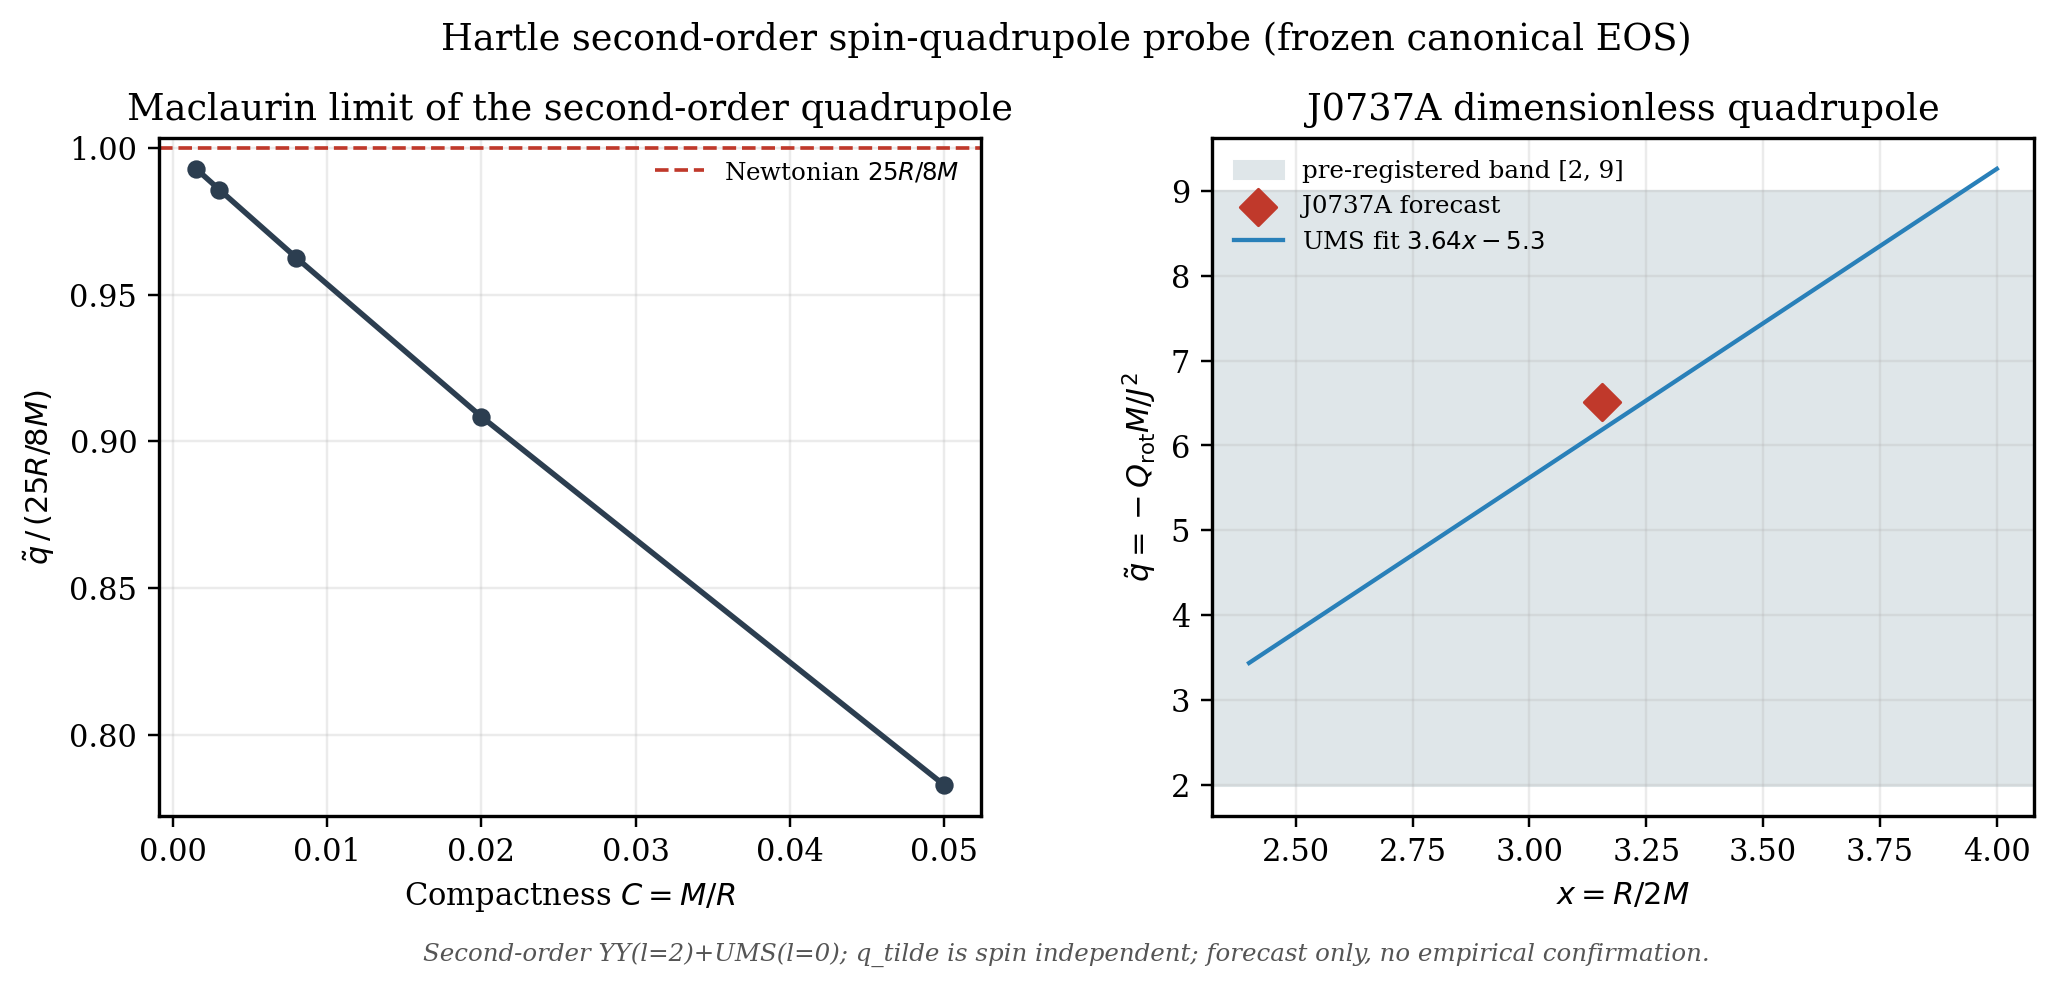

This chart was generated by the following Python code:
#!/usr/bin/env python3
r"""Independent Hartle second-order (spin-quadrupole) producer.

This closes the repository's own declared blocker: the canonical first-order
Hartle producer (:mod:`nvg_hartle_slow_rotation`) reports
``quadrupole_status = BLOCKED`` because "the repository supplies no complete
second-order Hartle equations, gauge choice, centre data, or vacuum matching
conditions".  This module supplies exactly those dependencies from primary
sources and integrates them on the frozen canonical background.

Equation provenance (all in the repository's own convention
``g_tt = -exp(nu)`` single exponent, ``exp(lambda) = (1-2m/r)^{-1}``,
``j^2 = exp(-(nu+lambda))``, ``omega_tilde = Omega - omega``):

* l = 2 interior system ``(h2, K2, m2)`` and exterior closed forms:
  Yagi & Yunes (2013), PRD 88, 023009, arXiv:1303.1528 (Eqs. m2/k2R/h2R and
  h2-ext/k2-ext/m2-ext).  Symbolically verified in ``scratch/hartle_yy_verify.py``
  (sections A/B/D: 24 checks, residuals < 1e-24).
* l = 0 interior system ``(m0, p0)`` with centre data:
  Urbanec, Miller & Stuchlik (2013), MNRAS 433, 1906, arXiv:1301.5925.
  NOTE: their printed vacuum ``v2`` exterior carries a sign error
  (``+J^2/r^4``); the correct value ``-J^2/r^4`` is used here and is the one
  consistent with their own ``dv2/dr`` equation (verify B5/B6).  Their l = 0
  system and centre data are correct as printed.
* Newtonian validation target: Maclaurin spheroid,
  ``q_tilde -> (25/8) R/M``, ``Q -> -(1/2) Omega^2 R^5`` as ``C -> 0``
  (verify E1/E2).

Method (Hartle 1967): the l = 2 interior solution is built as a particular
integral (test centre amplitude ``B_p``) plus ``kappa`` times a complementary
(homogeneous) solution (test amplitude ``B_c``).  The two constants
``kappa`` and the exterior quadrupole constant ``A`` are fixed by requiring
``h2`` and ``K2`` to be continuous with the vacuum exterior at the surface.

The dimensionless quadrupole ``q_tilde = -Q_rot M / J^2`` is the conditional
forecast. It is spin independent within the slow-rotation approximation.
Its numerical gates use convergence and matching, not the descriptive
neutron-star band or I-Q relation. The canonical finite-pressure surface is
retained; zero-pressure extrapolation and EOS uncertainty are not claimed.
The l=0 bulk contribution ``m0(R)+J^2/R^3`` is diagnostic only: nonzero surface
density requires the additional term in Reina (2015), arXiv:1503.07835 Eq. (22).
A physical mass-change forecast remains blocked pending surface/ensemble validation.
"""
from __future__ import annotations

import argparse
import hashlib
import json
import math
from functools import lru_cache
from dataclasses import dataclass
from pathlib import Path
from typing import Any, Callable, Protocol

import numpy as np
from scipy.integrate import solve_ivp
from scipy.interpolate import CubicSpline

import nvg_hartle_slow_rotation as hr
import nvg_ns_frozen_forecasts as frozen_forecast
import nvg_tidal_deformability as tidal

HERE = Path(__file__).resolve().parent
ROOT = HERE.parent
RESULT_PATH = HERE / "nvg_hartle_second_order_quadrupole_probe_results.json"
FIGURE_PATH = HERE / "nvg_hartle_second_order_quadrupole_probe.png"
SCHEMA_VERSION = "nvg_hartle_second_order_quadrupole_probe/2.0"
SOURCE_PATH = Path(__file__).resolve()
TEST_PATH = HERE / "test_hartle_second_order_quadrupole.py"
FROZEN_FORECAST_PATH = HERE / "nvg_ns_frozen_forecasts_p3s1_results.json"
FROZEN_FORECAST_SHA256 = "2c7abc805335c1ff1800bf21a2746f9e155fd9b3689e8ead90fa3f27a823943c"
CONVERGENCE_TOL = 1.0e-3
SPIN_TOL = 1.0e-4
MATCHING_TOL = 1.0e-8
STEP_LADDER = (0.05, 0.025, 0.0125)
RTOL_LADDER = (1.0e-9, 1.0e-10, 1.0e-11)
SEED_LADDER = (0.01, 0.005, 0.0025)
MACLAURIN_COMPACTNESSES = (0.05, 0.02, 0.008, 0.003, 0.0015)

# Frozen first-order J0737A target values from the predictive research ledger
# (claims[1] = ns_hartle_j0737a).  Pass-1 must reproduce these before any
# second-order number is trusted (fail closed).
LEDGER_J0737A = {
    "central_pressure_mev_fm3": 46.752078078168736,
    "mass_msun": 1.3381,
    "R_A_km": 12.466899931727045,
    "compactness": 0.15848675058116762,
    "I_A_g_cm2": 1.4856539538408488e+45,
    "Ibar_A": 14.303017715186515,
}
# Fail-closed relative tolerances for reproducing the frozen first-order state.
# The ledger values come from ``predict_j0737a``'s mass-interpolation over the
# canonical sequence; this probe reproduces them by a direct ``integrate_star``
# at the same central pressure, which agrees to ~5e-9 (9 digits).  1e-7 is far
# tighter than the ledger's own raw band (~1e-4) yet robust to that path gap.
REPRO_TOL = {
    "R_A_km": 1.0e-7,
    "compactness": 1.0e-7,
    "I_A_g_cm2": 1.0e-7,
    "Ibar_A": 1.0e-7,
}
# Pre-registered neutron-star dimensionless quadrupole band (Yagi & Yunes 2013:
# q_tilde ~ 2-9 for realistic EOS; -> 1 for a Kerr black hole).
QTILDE_BAND = (2.0, 9.0)

M_SUN_KM = hr.M_SUN_KM
K_CONV = tidal.k_conv          # MeV/fm^3 -> km^-2
INERTIA_CONV = hr.C_CGS ** 2 / hr.G_CGS * hr.KM3_TO_CM3  # km^3 -> g cm^2


# ── Legendre functions of the second kind (Condon-Shortley phase) ──────────
def _legendre_l2(x: float) -> dict[str, float]:
    r"""Return ``Q2^0``, ``Q2^1`` (Condon-Shortley) and ``Q2^2`` at ``x>1``.

    ``Q2^0 = (1/4)(3x^2-1)L - (3/2)x``, ``L = ln((x+1)/(x-1))``;
    ``Q2^1_cs = -sqrt(x^2-1) dQ2^0/dx``; ``Q2^2 = (x^2-1) d^2Q2^0/dx^2``.
    These closed forms are the ones symbolically verified in scratch
    sections A1/A2/A3 and used in the exterior matching (B4/B5).
    """
    x = float(x)
    if x <= 1.0:
        raise ValueError("Legendre Q2 argument must satisfy x = R/M - 1 > 1")
    L = math.log1p(2.0 / (x - 1.0))
    x2m1 = x * x - 1.0
    if x >= 10.0:
        # Convergent inverse-x series avoids cancellation in the weak-field
        # limit: Q2 = sum_{k>=1} 2k/[(2k+1)(2k+3)] x^(-2k-1).
        terms = [(2 * k, 2 * k + 1) for k in range(1, 17)]
        Q20 = math.fsum(a / (n * (n + 2)) * x ** (-n) for a, n in terms)
        dQ20 = -math.fsum(a / (n + 2) * x ** (-n - 1) for a, n in terms)
        d2Q20 = math.fsum(a * (n + 1) / (n + 2) * x ** (-n - 2) for a, n in terms)
    else:
        Q20 = 0.25 * (3.0 * x * x - 1.0) * L - 1.5 * x
        dQ20 = 1.5 * x * L - (3.0 * x * x - 1.0) / (2.0 * x2m1) - 1.5
        d2Q20 = 1.5 * L - 3.0 * x / x2m1 + 2.0 * x / (x2m1 * x2m1)
    Q21_cs = -math.sqrt(x2m1) * dQ20
    Q22 = x2m1 * d2Q20
    return {"x": x, "L": L, "Q20": Q20, "Q21_cs": Q21_cs, "Q22": Q22}


# ── Yagi-Yunes I-Q universal relation (non-authoritative cross-check) ───────
# ln(Ibar) = a + b ln(Qbar) + c (ln Qbar)^2 + d (ln Qbar)^3 + e (ln Qbar)^4
# Coefficients: Yagi & Yunes (2013) PRD 88 023009, Table II (row Ibar-Qbar) and
# Eq. (fit).  Qbar == -Q_rot M/S^2 == q_tilde (their Eq. bar-Q).  This relation
# is EOS independent only at the O(1%) level and is used strictly as a
# corroboration overlay, never as a substitute producer or authority.
YY_IQ_FIT = {"a": 1.35, "b": 0.697, "c": -0.143, "d": 9.94e-2, "e": -1.24e-2}


def yy_iq_ibar(qbar: float) -> float:
    r"""Return the universal-relation ``Ibar`` predicted for a given ``Qbar``."""
    L = math.log(float(qbar))
    lnI = (YY_IQ_FIT["a"] + YY_IQ_FIT["b"] * L + YY_IQ_FIT["c"] * L ** 2
           + YY_IQ_FIT["d"] * L ** 3 + YY_IQ_FIT["e"] * L ** 4)
    return math.exp(lnI)


# ── Background providers ────────────────────────────────────────────────────
class Background(Protocol):
    r"""Interior background fields on ``[r0, R]`` in geometric km units.

    Provides mass ``m`` [km], pressure/energy density ``p``, ``eps`` [km^-2],
    ``d eps / d P`` [dimensionless], the surface-matched ``exp(-nu)``,
    ``j^2 = exp(-(nu+lambda))``, and the normalised frame drag ``omega_tilde``
    [km^-1] with its radial derivative.
    """

    radius_km: float
    mass_km: float
    eps_c: float
    p_c: float
    dedp_c: float
    enu_inv_c: float

    def m(self, r: float) -> float: ...
    def p(self, r: float) -> float: ...
    def eps(self, r: float) -> float: ...
    def dedp(self, r: float) -> float: ...
    def enu_inv(self, r: float) -> float: ...
    def omega(self, r: float) -> float: ...
    def domega(self, r: float) -> float: ...


@dataclass
class SplineBackground:
    """Background interpolated from a frozen first-order :class:`HartleStar`."""

    star: hr.HartleStar
    eos: tidal.EOS
    radius_km: float
    mass_km: float
    eps_c: float
    p_c: float
    dedp_c: float
    enu_inv_c: float

    def __post_init__(self) -> None:
        prof = self.star.profile
        r = np.asarray(prof["radius_km"], dtype=float)
        m_msun = np.asarray(prof["mass_msun"], dtype=float)
        p_mev = np.asarray(prof["pressure_mev_fm3"], dtype=float)
        lapse = np.asarray(prof["lapse_log_gtt"], dtype=float)
        wt = np.asarray(prof["bar_omega"], dtype=float)
        dwt = np.asarray(prof["dbar_omega_dr"], dtype=float)
        self._r0 = float(r[0])
        self._R = float(r[-1])
        self._m = CubicSpline(r, m_msun * M_SUN_KM, extrapolate=True)
        self._p = CubicSpline(r, p_mev * K_CONV, extrapolate=True)
        eps_mev = np.asarray([self.eos.get_eps(float(pp)) for pp in p_mev], dtype=float)
        self._eps = CubicSpline(r, eps_mev * K_CONV, extrapolate=True)
        self._dedp = CubicSpline(
            r, np.asarray([self.eos.get_dedp(float(pp)) for pp in p_mev], dtype=float),
            extrapolate=True,
        )
        self._enu_inv = CubicSpline(r, np.exp(-lapse), extrapolate=True)
        self._wt = CubicSpline(r, wt, extrapolate=True)
        self._dwt = CubicSpline(r, dwt, extrapolate=True)

    def _clip(self, r: float) -> float:
        return float(min(max(r, self._r0), self._R))

    def m(self, r: float) -> float:
        return float(self._m(self._clip(r)))

    def p(self, r: float) -> float:
        return float(self._p(self._clip(r)))

    def eps(self, r: float) -> float:
        return float(self._eps(self._clip(r)))

    def dedp(self, r: float) -> float:
        return float(self._dedp(self._clip(r)))

    def enu_inv(self, r: float) -> float:
        return float(self._enu_inv(self._clip(r)))

    def omega(self, r: float) -> float:
        return float(self._wt(self._clip(r)))

    def domega(self, r: float) -> float:
        return float(self._dwt(self._clip(r)))


@dataclass
class ConstantDensityBackground:
    """Analytic interior-Schwarzschild background (uniform density).

    Reuses the same analytic profile as :func:`nvg_hartle_slow_rotation.constant_density_benchmark`
    so the second-order machinery is validated against an independent closed-form
    background that reduces to the Maclaurin spheroid as ``C -> 0``.  For uniform
    density ``d eps / d P = 0`` (incompressible), so the l = 0 stiffness term
    vanishes identically.
    """

    compactness: float
    radius_km: float
    omega_c: float
    domega_c: float
    omega_prof: Callable[[float], float]
    domega_prof: Callable[[float], float]
    mass_km: float
    eps_c: float
    p_c: float
    dedp_c: float = 0.0

    def __post_init__(self) -> None:
        C = float(self.compactness)
        R = float(self.radius_km)
        M = float(self.mass_km)
        self._C, self._R, self._M = C, R, M
        self._xs = math.sqrt(1.0 - 2.0 * C)
        self._lapse_half_c = 0.5 * (3.0 * self._xs - 1.0)
        self.radius_km = R
        self.eps_c = 3.0 * M / (4.0 * math.pi * R ** 3)
        self.p_c = self.eps_c * (1.0 - self._xs) / (3.0 * self._xs - 1.0)
        self.enu_inv_c = 1.0 / self._lapse_half_c ** 2

    def _x(self, r: float) -> float:
        return math.sqrt(max(1.0 - 2.0 * self._M * r * r / self._R ** 3, 1.0e-12))

    def m(self, r: float) -> float:
        return self._M * r ** 3 / self._R ** 3

    def p(self, r: float) -> float:
        x = self._x(r)
        return self.eps_c * (x - self._xs) / (3.0 * self._xs - x)

    def eps(self, r: float) -> float:
        return self.eps_c

    def dedp(self, r: float) -> float:
        return 0.0

    def enu_inv(self, r: float) -> float:
        lapse_half = 0.5 * (3.0 * self._xs - self._x(r))
        return 1.0 / (lapse_half * lapse_half)

    def omega(self, r: float) -> float:
        return float(self.omega_prof(r))

    def domega(self, r: float) -> float:
        return float(self.domega_prof(r))


def build_constant_density_background(
    *, compactness: float = 0.05, radius_km: float = 10.0,
    rtol: float = 1.0e-11, atol: float = 1.0e-13,
) -> ConstantDensityBackground:
    """Integrate the normalised frame drag on the analytic constant-density star.

    Returns a background whose ``omega``/``domega`` are the first-order
    ``bar_omega``-normalised drag (``omega_tilde(0) = 1``), matching the
    convention used for the canonical-EOS pass-1 profile.
    """
    C = float(compactness)
    R = float(radius_km)
    M = C * R
    eps = 3.0 * M / (4.0 * math.pi * R ** 3)
    xs = math.sqrt(1.0 - 2.0 * C)

    def profile(r: float) -> tuple[float, float, float]:
        x = math.sqrt(max(1.0 - 2.0 * M * r * r / R ** 3, 1.0e-12))
        pressure = eps * (x - xs) / (3.0 * xs - x)
        f = 1.0 - 2.0 * M * r * r / R ** 3
        return pressure, x, f

    r0 = 1.0e-6
    p0, _, _ = profile(0.0)
    source = eps + p0
    omega0 = 1.0 + (8.0 * math.pi / 5.0) * source * r0 ** 2
    domega0 = (16.0 * math.pi / 5.0) * source * r0

    def rhs(r: float, y: np.ndarray) -> np.ndarray:
        pressure, _, f = profile(r)
        drag = 4.0 * math.pi * r * (eps + pressure) / f
        return np.asarray([y[1], (drag - 4.0 / r) * y[1] + 4.0 * drag / r * y[0]])

    sol = solve_ivp(
        rhs, (r0, R), np.asarray([omega0, domega0]), method="DOP853",
        rtol=rtol, atol=atol, max_step=0.01, dense_output=True,
    )
    if not sol.success:
        raise RuntimeError("constant-density frame-dragging integration failed")
    omega_c = float(sol.sol(r0)[0])
    domega_c = float(sol.sol(r0)[1])
    return ConstantDensityBackground(
        compactness=C, radius_km=R, omega_c=omega_c, domega_c=domega_c,
        omega_prof=lambda r: float(sol.sol(min(max(r, r0), R))[0]),
        domega_prof=lambda r: float(sol.sol(min(max(r, r0), R))[1]),
        mass_km=M, eps_c=eps, p_c=p0,
    )



SECOND_ORDER_SEED_RADIUS_KM = 1.0e-2


def _l2_rhs(r: float, h2: float, K2: float, bg: Background) -> tuple[float, float]:
    r"""YY (2013) l = 2 interior system for ``(h2, K2)`` with algebraic ``m2``.

    Verified in scratch sections B (vacuum S/A families) and D (centre data).
    The coupled ``(dh2/dr, dK2/dr)`` pair is solved as an explicit 2x2 system.
    """
    m = bg.m(r)
    p = bg.p(r)
    eps = bg.eps(r)
    enu_inv = bg.enu_inv(r)
    wt = bg.omega(r)
    dwt = bg.domega(r)
    f = 1.0 - 2.0 * m / r
    e_lam = 1.0 / f
    e_2lam = e_lam * e_lam
    j2 = enu_inv * f
    ehp = eps + p
    m2 = -r * f * h2 + (r ** 4 / 6.0) * j2 * (r * f * dwt * dwt + 16.0 * math.pi * r * ehp * wt * wt)
    P = (r - 3.0 * m - 4.0 * math.pi * p * r ** 3) / r ** 2 * e_lam
    Qm = (r - m + 4.0 * math.pi * p * r ** 3) / r ** 3 * e_2lam
    beta = (r - m + 4.0 * math.pi * p * r ** 3) / r * e_lam
    Y = (
        (3.0 - 4.0 * math.pi * ehp * r * r) / r * e_lam * h2
        + 2.0 / r * e_lam * K2
        + (1.0 + 8.0 * math.pi * p * r * r) / r ** 2 * e_2lam * m2
        + r ** 3 / 12.0 * enu_inv * dwt * dwt
        - (4.0 * math.pi / 3.0) * ehp * r ** 3 * wt * wt * enu_inv * e_lam
    )
    Z = P * h2 + Qm * m2
    det = beta - 1.0
    dh2 = (beta * Z - Y) / det
    dK2 = (Y - Z) / det
    return dh2, dK2


def _l0_rhs(r: float, m0: float, p0: float, bg: Background) -> tuple[float, float]:
    r"""UMS (2013) l = 0 interior system for ``(m0, p0)``.

    Verified in scratch section C (centre coefficients C2/C3 and the C4 lapse
    identity used for ``(j^2)'``).  ``d eps / d P`` is supplied by the EOS.
    """
    m = bg.m(r)
    p = bg.p(r)
    eps = bg.eps(r)
    dedp = bg.dedp(r)
    enu_inv = bg.enu_inv(r)
    wt = bg.omega(r)
    dwt = bg.domega(r)
    f = 1.0 - 2.0 * m / r
    j2 = enu_inv * f
    ehp = eps + p
    r2m = r - 2.0 * m
    # (j^2)' = -j^2 (nu' + lambda') with nu'+lambda' = 8 pi r^2 (eps+p)/(r-2m)
    dj2 = -j2 * 8.0 * math.pi * r * r * ehp / r2m
    dm0 = (
        4.0 * math.pi * r * r * ehp * dedp * p0
        + (r ** 4 / 12.0) * j2 * dwt * dwt
        - (r ** 3 / 3.0) * wt * wt * dj2
    )
    # (1/3) d/dr [ r^3 j^2 wt^2 / (r-2m) ] expanded analytically.
    N = r ** 3 * j2 * wt * wt
    dN = 3.0 * r * r * j2 * wt * wt + r ** 3 * dj2 * wt * wt + r ** 3 * j2 * 2.0 * wt * dwt
    dD = 1.0 - 8.0 * math.pi * r * r * eps
    dterm = (dN * r2m - N * dD) / (r2m * r2m)
    dp0 = (
        -m0 * (1.0 + 8.0 * math.pi * r * r * p) / (r2m * r2m)
        - 4.0 * math.pi * ehp * r * r / r2m * p0
        + (r ** 4 / 12.0) * j2 / r2m * dwt * dwt
        + dterm / 3.0
    )
    return dm0, dp0


@dataclass
class SecondOrderSolution:
    """Second-order spin observables in geometric km units (seed normalisation)."""

    radius_km: float
    mass_km: float
    J_seed_km2: float          # angular momentum of the omega_tilde seed (=I*Omega_seed)
    Omega_seed_km1: float      # omega_infinity of the seed (bar_omega(0)=1)
    A_seed_km: float           # legacy field name: A is dimensionless, not km
    kappa: float               # complementary weight applied to the particular
    Q_rot_seed_km3: float      # YY Q^rot = -S^2/M - (8/5) A M^3
    q_tilde: float             # -Q_rot M / J^2 (spin independent)
    deltaM_seed_km: float      # m0(R) + J^2/R^3
    deltaM_over_MR2Om2: float  # bulk-only dimensionless contribution -> 2/5
    Q_over_Om2R5: float        # dimensionless -> -1/2 (Newtonian)
    I_over_MR2: float          # first-order dimensionless inertia -> 2/5 (Newtonian)
    surface_state: dict[str, float]


def solve_second_order(bg: Background, *, J_seed: float, Omega_seed: float,
                       I_seed: float, rtol: float = 1.0e-10, atol: float = 1.0e-12,
                       max_step: float = 0.05, r0: float = SECOND_ORDER_SEED_RADIUS_KM) -> SecondOrderSolution:
    r"""Integrate l = 0 and l = 2 to the surface and match to the vacuum exterior."""
    R = float(bg.radius_km)
    M = float(bg.mass_km)
    if not (0.0 < r0 < R):
        raise ValueError("second-order seed radius must satisfy 0 < r0 < R")
    if not (0.0 < 2.0 * M < R):
        raise ValueError("second-order background must satisfy 0 < 2M < R")
    for name, value in {"J_seed": J_seed, "Omega_seed": Omega_seed,
                        "I_seed": I_seed, "rtol": rtol, "atol": atol,
                        "max_step": max_step}.items():
        if not math.isfinite(value) or value <= 0.0:
            raise ValueError(f"{name} must be positive and finite")
    j2c = float(bg.enu_inv_c)          # j^2 at centre = e^{-nu_c} (lambda_c = 0)
    wt_c = float(bg.omega(r0))
    dedp_c = float(bg.dedp_c)
    eps_c = float(bg.eps_c)
    p_c = float(bg.p_c)

    # l = 0 centre data (UMS C2/C3).
    p0_0 = (1.0 / 3.0) * j2c * wt_c ** 2 * r0 ** 2
    m0_0 = (4.0 * math.pi / 15.0) * (eps_c + p_c) * (dedp_c + 2.0) * j2c * wt_c ** 2 * r0 ** 5

    def rhs(r: float, y: np.ndarray) -> np.ndarray:
        dm0, dp0 = _l0_rhs(r, y[0], y[1], bg)
        dhp, dKp = _l2_rhs(r, y[2], y[3], bg)          # particular (sources on)
        dmc = _l2_rhs(r, y[4], y[5], _HomogeneousView(bg))  # complementary
        return np.asarray([dm0, dp0, dhp, dKp, dmc[0], dmc[1]])

    # l = 2 centre data: h2 = B r^2, K2 = -B r^2 with test amplitudes B = 1.
    y0 = np.asarray([m0_0, p0_0, r0 ** 2, -r0 ** 2, r0 ** 2, -r0 ** 2])
    sol = solve_ivp(
        rhs, (r0, R), y0, method="DOP853", rtol=rtol, atol=atol, max_step=max_step,
    )
    if not sol.success:
        raise RuntimeError(f"second-order integration failed: {sol.message}")
    m0_R, p0_R, h2p_R, K2p_R, h2c_R, K2c_R = (float(v) for v in sol.y[:, -1])

    # Exterior matching for (kappa, A).
    x = R / M - 1.0
    leg = _legendre_l2(x)
    Q22 = leg["Q22"]
    Gk = 2.0 * M / math.sqrt(R * (R - 2.0 * M)) * leg["Q21_cs"] - Q22
    S = float(J_seed)
    rhs1 = (1.0 + M / R) * S * S / (M * R ** 3) - h2p_R
    rhs2 = -(1.0 + 2.0 * M / R) * S * S / (M * R ** 3) - K2p_R
    det = -h2c_R * Gk + Q22 * K2c_R
    if abs(det) < 1.0e-300:
        raise RuntimeError("second-order surface matching matrix is singular")
    kappa = (-Gk * rhs1 + Q22 * rhs2) / det
    A = (h2c_R * rhs2 - rhs1 * K2c_R) / det

    Q_rot = -S * S / M - (8.0 / 5.0) * A * M ** 3
    q_tilde = -Q_rot * M / (S * S)
    deltaM = m0_R + S * S / R ** 3
    Om2 = Omega_seed ** 2
    h_int, k_int = h2p_R + kappa * h2c_R, K2p_R + kappa * K2c_R
    h_ext = (1.0 + M / R) * S * S / (M * R ** 3) + A * Q22
    k_ext = -(1.0 + 2.0 * M / R) * S * S / (M * R ** 3) + A * Gk
    h_residual = abs(h_int - h_ext) / max(abs(h_int), abs(h_ext), 1e-30)
    k_residual = abs(k_int - k_ext) / max(abs(k_int), abs(k_ext), 1e-30)
    condition = float(np.linalg.cond([[h2c_R, -Q22], [K2c_R, -Gk]]))
    # Reina (2015), arXiv:1503.07835, Eq. (22). Only a zero-pressure
    # surface permits this interpretation; the canonical star stops at Ps>0.
    surface_deltaM = 4.0 * math.pi * R ** 3 / M * (R - 2.0 * M) * bg.eps(R) * p0_R
    return SecondOrderSolution(
        radius_km=R, mass_km=M, J_seed_km2=S, Omega_seed_km1=Omega_seed,
        A_seed_km=A, kappa=kappa, Q_rot_seed_km3=Q_rot, q_tilde=q_tilde,
        deltaM_seed_km=deltaM,
        deltaM_over_MR2Om2=deltaM / (M * R * R * Om2),
        Q_over_Om2R5=Q_rot / (Om2 * R ** 5),
        I_over_MR2=I_seed / (M * R * R),
        surface_state={
            "m0_R": m0_R, "p0_R": p0_R,
            "h2_particular_R": h2p_R, "K2_particular_R": K2p_R,
            "h2_complementary_R": h2c_R, "K2_complementary_R": K2c_R,
            "legendre_Q22": Q22, "legendre_Gk": Gk, "matching_det": det,
            "matching_condition_number": condition,
            "h2_interior": h_int, "h2_exterior": h_ext,
            "K2_interior": k_int, "K2_exterior": k_ext,
            "h2_relative_residual": h_residual, "K2_relative_residual": k_residual,
            "surface_pressure_geom": bg.p(R), "surface_density_geom": bg.eps(R),
            "deltaM_bulk_seed_km": deltaM,
            "deltaM_surface_candidate_seed_km": surface_deltaM,
            "deltaM_total_candidate_seed_km": deltaM + surface_deltaM,
        },
    )


class _HomogeneousView:
    """Background wrapper that zeroes the frame-drag sources (complementary l=2)."""

    __slots__ = ("_bg",)

    def __init__(self, bg: Background) -> None:
        self._bg = bg

    def __getattr__(self, name: str) -> Any:
        return getattr(self._bg, name)

    def omega(self, r: float) -> float:
        return 0.0

    def domega(self, r: float) -> float:
        return 0.0



def background_from_star(star: hr.HartleStar, eos: tidal.EOS) -> SplineBackground:
    """Wrap a frozen first-order star into a spline second-order background."""
    prof = star.profile
    Pc = float(star.central_pressure)
    lapse = np.asarray(prof["lapse_log_gtt"], dtype=float)
    return SplineBackground(
        star=star, eos=eos,
        radius_km=float(star.radius_km),
        mass_km=float(star.mass_msun) * M_SUN_KM,
        eps_c=float(eos.get_eps(Pc)) * K_CONV,
        p_c=Pc * K_CONV,
        dedp_c=float(eos.get_dedp(Pc)),
        enu_inv_c=float(np.exp(-lapse[0])),
    )


def _seed_angular_from_background(bg: Background) -> tuple[float, float, float]:
    """Return ``(Omega_seed, I_seed, J_seed)`` from the surface drag, as in pass 1."""
    R = float(bg.radius_km)
    om_R = float(bg.omega(R))
    dom_R = float(bg.domega(R))
    Omega_seed = om_R + R * dom_R / 3.0
    I_seed = R ** 4 * dom_R / (6.0 * Omega_seed)
    return Omega_seed, I_seed, I_seed * Omega_seed


def _assert_close(label: str, got: float, want: float, rtol: float) -> None:
    denom = max(abs(want), 1.0e-300)
    if not math.isfinite(got) or not math.isfinite(want) or abs(got - want) > rtol * denom:
        raise AssertionError(
            f"fail-closed first-order drift in {label}: got {got!r}, ledger {want!r}, rtol {rtol}"
        )


def constant_density_second_order(
    *, compactness: float, radius_km: float = 10.0, r0: float = SECOND_ORDER_SEED_RADIUS_KM,
    rtol: float = 1.0e-10, atol: float = 1.0e-12,
) -> SecondOrderSolution:
    """Full second-order solve on the analytic uniform-density background."""
    bg = build_constant_density_background(compactness=compactness, radius_km=radius_km)
    Omega_seed, I_seed, J_seed = _seed_angular_from_background(bg)
    return solve_second_order(
        bg, J_seed=J_seed, Omega_seed=Omega_seed, I_seed=I_seed, rtol=rtol, atol=atol, r0=r0,
    )


def _richardson_c0(y1: float, c1: float, y2: float, c2: float) -> float:
    r"""Extrapolate ``Y(C) = Y0 + a C + O(C^2)`` to ``C -> 0`` from two points."""
    return (y1 * c2 - y2 * c1) / (c2 - c1)


def maclaurin_validation(*, radius_km: float = 10.0) -> dict[str, Any]:
    r"""Validate the second-order machinery against the Newtonian Maclaurin limit.

    As ``C -> 0`` the uniform-density relativistic star reduces to a Maclaurin
    spheroid.  The verified Newtonian targets are:

    * ``q_tilde -> (25/8) R/M``                (scratch E1)
    * ``Q_rot -> -(1/2) Omega^2 R^5``          (scratch E2)
    * ``I -> (2/5) M R^2``                     (first order; weak-field series)
    * ``delta_M -> (2/5) M R^2 Omega^2``       (l = 0; see note below)

    The ``2/5`` mass target validates ONLY the bulk integral ``m0+J^2/R^3``.
    Reina (2015), Eq. (22), requires an additional surface term when eps(R)>0.
    The pressure-preserving sequence used here has p0(0)=0; it is neither a
    fixed-baryon-number sequence nor, for incompressible matter, uniquely
    specified by fixed density alone. No total-mass Newtonian target is asserted.

    Every ratio converges only linearly in ``C``, so the ``C -> 0`` limit is
    obtained by Richardson extrapolation on the two smallest compactnesses; the
    gate is applied to the extrapolated limits and to a seed-radius refinement.
    """
    compactnesses = MACLAURIN_COMPACTNESSES
    rows: list[dict[str, Any]] = []
    for C in compactnesses:
        sol = constant_density_second_order(compactness=C, radius_km=radius_km)
        sol_fine = constant_density_second_order(
            compactness=C, radius_km=radius_km, r0=SECOND_ORDER_SEED_RADIUS_KM / 2.0,
        )
        target_q = 25.0 / 8.0 * sol.radius_km / sol.mass_km
        rows.append({
            "compactness": C,
            "R_over_M": sol.radius_km / sol.mass_km,
            "q_tilde": sol.q_tilde,
            "q_tilde_newtonian_target": target_q,
            "q_tilde_ratio": sol.q_tilde / target_q,
            "q_tilde_seed_radius_drift": abs(sol.q_tilde - sol_fine.q_tilde) / max(abs(sol.q_tilde), 1e-30),
            "Q_over_Om2R5": sol.Q_over_Om2R5,
            "Q_over_Om2R5_target": -0.5,
            "deltaM_over_MR2Om2": sol.deltaM_over_MR2Om2,
            "deltaM_over_MR2Om2_target": 0.4,
            "mass_correction_scope": "bulk_only_not_total_mass",
            "deltaM_surface_over_MR2Om2": sol.surface_state["deltaM_surface_candidate_seed_km"] / (
                sol.mass_km * sol.radius_km ** 2 * sol.Omega_seed_km1 ** 2),
            "deltaM_total_over_MR2Om2": sol.surface_state["deltaM_total_candidate_seed_km"] / (
                sol.mass_km * sol.radius_km ** 2 * sol.Omega_seed_km1 ** 2),
            "I_over_MR2": sol.I_over_MR2,
            "I_over_MR2_target": 0.4,
        })
    # Richardson extrapolation to C -> 0 from the two smallest compactnesses.
    c1, c2 = rows[-2]["compactness"], rows[-1]["compactness"]

    def _ext(key: str) -> float:
        return _richardson_c0(rows[-2][key], c1, rows[-1][key], c2)

    limits = {
        "q_tilde_ratio_C0": _ext("q_tilde_ratio"),
        "Q_over_Om2R5_C0": _ext("Q_over_Om2R5"),
        "deltaM_over_MR2Om2_C0": _ext("deltaM_over_MR2Om2"),
        "I_over_MR2_C0": _ext("I_over_MR2"),
    }
    tol = {"q_tilde_ratio": 2.0e-3, "Q_over_Om2R5": 2.0e-3,
           "deltaM_over_MR2Om2": 2.0e-3, "I_over_MR2": 2.0e-3}
    checks = {
        "q_tilde_ratio_to_1": abs(limits["q_tilde_ratio_C0"] - 1.0) < tol["q_tilde_ratio"],
        "Q_ratio_to_minus_half": abs(limits["Q_over_Om2R5_C0"] + 0.5) < tol["Q_over_Om2R5"],
        "deltaM_ratio_to_two_fifths": abs(limits["deltaM_over_MR2Om2_C0"] - 0.4) < tol["deltaM_over_MR2Om2"],
        "I_ratio_to_two_fifths": abs(limits["I_over_MR2_C0"] - 0.4) < tol["I_over_MR2"],
        "seed_radius_stable": all(r["q_tilde_seed_radius_drift"] < 1.0e-4 for r in rows),
    }
    previous_q = _richardson_c0(rows[-3]["q_tilde_ratio"], rows[-3]["compactness"],
                                rows[-2]["q_tilde_ratio"], rows[-2]["compactness"])
    checks["successive_extrapolations"] = (
        abs(previous_q - 1.0) < 0.002
        and abs(limits["q_tilde_ratio_C0"] - previous_q) < 0.002
    )
    # l=0 is a separate diagnostic and never authorizes the l=2 observable.
    quadrupole_checks = {k: v for k, v in checks.items() if k != "deltaM_ratio_to_two_fifths"}
    passed = all(quadrupole_checks.values())
    return {
        "status": "PASS_MACLAURIN_NEWTONIAN_LIMIT" if passed else "BLOCKED_MACLAURIN_LIMIT",
        "quadrupole_checks": quadrupole_checks,
        "previous_q_tilde_ratio_C0": previous_q,
        "extrapolation_difference": abs(limits["q_tilde_ratio_C0"] - previous_q),
        "mass_correction_scope": "bulk_only_not_total_mass",
        "surface_term_source": "https://arxiv.org/html/1503.07835v1 Eq. (22)",
        "radius_km": radius_km,
        "richardson_limits_C0": limits,
        "checks": checks,
        "tolerances": tol,
        "rows": rows,
        "provenance": (
            "uniform-density analytic interior-Schwarzschild background; q_tilde/Q "
            "targets from Maclaurin E1/E2; 2/5 validates only the l=0 bulk integral. "
            "The nonzero-density surface term is separately reported at fixed "
            "central pressure; no fixed-baryon-number or total-mass limit is claimed."
        ),
    }


class _SpinScaledBackground(_HomogeneousView):
    """Change only the arbitrary first-order spin normalization."""

    __slots__ = ("_scale",)

    def __init__(self, bg: Background, scale: float):
        super().__init__(bg)
        self._scale = scale

    def omega(self, r: float) -> float:
        return self._scale * self._bg.omega(r)

    def domega(self, r: float) -> float:
        return self._scale * self._bg.domega(r)


def _solve_star(star: hr.HartleStar, eos: tidal.EOS, **controls: float) -> SecondOrderSolution:
    return solve_second_order(
        background_from_star(star, eos), J_seed=star.angular_momentum_geom_km2,
        Omega_seed=star.omega_infinity, I_seed=star.inertia_geom_km3, **controls,
    )


def _solution_row(sol: SecondOrderSolution, control: float) -> dict[str, float]:
    row = {
        "control": control, "q_tilde": sol.q_tilde, "Q_rot_seed_km3": sol.Q_rot_seed_km3,
        "h2_matching_residual": sol.surface_state["h2_relative_residual"],
        "K2_matching_residual": sol.surface_state["K2_relative_residual"],
        "matching_condition_number": sol.surface_state["matching_condition_number"],
    }
    if not all(math.isfinite(v) for v in row.values()):
        raise AssertionError("nonfinite second-order convergence result")
    return row


def quadrupole_convergence(star: hr.HartleStar, eos: tidal.EOS,
                           baseline: SecondOrderSolution) -> dict[str, Any]:
    """Independent refinement axes; no empirical-fit or EOS-band gate."""
    ladders: dict[str, list[dict[str, float]]] = {}
    for axis, values in (("max_step_km", STEP_LADDER), ("rtol", RTOL_LADDER),
                         ("seed_radius_km", SEED_LADDER)):
        rows = []
        for value in values:
            controls = ({"max_step": value} if axis == "max_step_km" else
                        {"rtol": value, "atol": value / 100.0} if axis == "rtol" else
                        {"r0": value})
            rows.append(_solution_row(_solve_star(star, eos, **controls), value))
        ladders[axis] = rows
    # Background refinements are independent of the second-order controls.
    for axis, values in (("background_max_step_km", STEP_LADDER),
                         ("background_rtol", RTOL_LADDER)):
        rows = []
        for value in values:
            controls = ({"max_step": value} if axis == "background_max_step_km" else
                        {"rtol": value, "atol": value / 100.0})
            refined = hr.integrate_star(star.central_pressure, eos=eos, **controls)
            row = _solution_row(_solve_star(refined, eos), value)
            row.update({"background_points": len(refined.profile["radius_km"]),
                        "R_km": refined.radius_km, "Ibar": refined.inertia_bar})
            rows.append(row)
        ladders[axis] = rows
    differences = {
        axis: abs(rows[-1]["q_tilde"] - rows[-2]["q_tilde"]) / abs(rows[-1]["q_tilde"])
        for axis, rows in ladders.items()
    }
    bg = background_from_star(star, eos)
    spin_rows = []
    for scale in (0.5, 2.0):
        scaled = solve_second_order(
            _SpinScaledBackground(bg, scale),
            J_seed=star.angular_momentum_geom_km2 * scale,
            Omega_seed=star.omega_infinity * scale, I_seed=star.inertia_geom_km3,
        )
        row = _solution_row(scaled, scale)
        row["q_relative_drift"] = abs(scaled.q_tilde / baseline.q_tilde - 1.0)
        row["Q_quadratic_relative_drift"] = abs(
            scaled.Q_rot_seed_km3 / (baseline.Q_rot_seed_km3 * scale ** 2) - 1.0)
        spin_rows.append(row)
    all_rows = [r for rows in ladders.values() for r in rows] + spin_rows
    checks = {axis: drift < CONVERGENCE_TOL for axis, drift in differences.items()}
    checks["spin_normalization"] = all(
        max(r["q_relative_drift"], r["Q_quadratic_relative_drift"]) < SPIN_TOL for r in spin_rows)
    checks["surface_matching"] = all(
        max(r["h2_matching_residual"], r["K2_matching_residual"]) < MATCHING_TOL for r in all_rows)
    q_values = [r["q_tilde"] for rows in ladders.values() for r in rows]
    return {
        "status": "PASS_NUMERICAL_CONVERGENCE" if all(checks.values()) else "BLOCKED_NUMERICAL_CONVERGENCE",
        "checks": checks, "ladders": ladders, "finest_pair_relative_differences": differences,
        "spin_rescaling": spin_rows,
        "q_tilde_numerical_range": [min(q_values), max(q_values)],
        "tolerances": {"refinement": CONVERGENCE_TOL, "spin": SPIN_TOL, "matching": MATCHING_TOL},
        "interpretation": "Numerical sensitivity at fixed central pressure and frozen finite-pressure surface; not a confidence interval or EOS uncertainty.",
    }


def frozen_target() -> dict[str, float]:
    """Authenticate the immutable forecast directly, avoiding a ledger cycle."""
    if hr._sha256(FROZEN_FORECAST_PATH) != FROZEN_FORECAST_SHA256:
        raise AssertionError("frozen first-order forecast digest drift")
    payload = json.loads(FROZEN_FORECAST_PATH.read_text(encoding="utf-8"))
    frozen_forecast.assert_artifact_provenance(payload)
    j = payload["j0737a"]
    row = j["forecast"]
    target = {"mass_msun": j["mass_msun"], "central_pressure_mev_fm3": row["central_pressure"],
              "R_A_km": row["R_km"], "compactness": row["compactness"],
              "I_A_g_cm2": row["I"], "Ibar_A": row["Ibar"]}
    if target != LEDGER_J0737A or j["branch_id"] != 1 or j["gap_crossed"] is not False:
        raise AssertionError("frozen first-order target/branch drift")
    return target


def j0737a_second_order(*, eos: tidal.EOS | None = None) -> dict[str, Any]:
    r"""Fail-closed second-order quadrupole forecast for PSR J0737-3039A.

    Pass 1 must reproduce the frozen first-order ledger state (radius,
    compactness, ``I_A``, ``Ibar_A``) before any second-order number is emitted.
    ``q_tilde`` is spin independent and is checked against the pre-registered
    neutron-star band ``[2, 9]`` and the UMS fit ``3.64 x - 5.3`` (``x = R/2M``).
    """
    eos = tidal.EOS() if eos is None else eos
    Pc = frozen_target()["central_pressure_mev_fm3"]
    star = hr.integrate_star(Pc, eos=eos)
    # mass_msun is the rounded timing *input* (1.3381); the reproduced value
    # differs only by input rounding, so it is a loose sanity check.  The
    # derived first-order outputs below are the tight fail-closed targets.
    _assert_close("mass_msun", star.mass_msun, LEDGER_J0737A["mass_msun"], 1.0e-5)
    _assert_close("R_A_km", star.radius_km, LEDGER_J0737A["R_A_km"], REPRO_TOL["R_A_km"])
    _assert_close("compactness", star.compactness, LEDGER_J0737A["compactness"], REPRO_TOL["compactness"])
    _assert_close("I_A_g_cm2", star.inertia_cgs, LEDGER_J0737A["I_A_g_cm2"], REPRO_TOL["I_A_g_cm2"])
    _assert_close("Ibar_A", star.inertia_bar, LEDGER_J0737A["Ibar_A"], REPRO_TOL["Ibar_A"])

    bg = background_from_star(star, eos)
    sol = solve_second_order(
        bg, J_seed=float(star.angular_momentum_geom_km2),
        Omega_seed=float(star.omega_infinity), I_seed=float(star.inertia_geom_km3),
    )
    sol_fine = solve_second_order(
        bg, J_seed=float(star.angular_momentum_geom_km2),
        Omega_seed=float(star.omega_infinity), I_seed=float(star.inertia_geom_km3),
        r0=SECOND_ORDER_SEED_RADIUS_KM / 2.0,
    )
    convergence = quadrupole_convergence(star, eos, sol)
    q = float(sol.q_tilde)
    x_half = float(star.radius_km) / (2.0 * float(star.mass_msun) * M_SUN_KM)
    ums_fit = 3.64 * x_half - 5.3
    in_band = QTILDE_BAND[0] <= q <= QTILDE_BAND[1]
    seed_drift = abs(q - float(sol_fine.q_tilde)) / max(abs(q), 1e-30)
    # Independent cross-check: the frozen first-order Ibar and the second-order
    # Qbar (=q_tilde) must satisfy the universal I-Q relation to O(1%).
    ibar = float(star.inertia_bar)
    ibar_iq_fit = yy_iq_ibar(q)
    iq_rel_dev = abs(ibar - ibar_iq_fit) / abs(ibar_iq_fit)
    iloveq_crosscheck = {
        "status": "PASS_IQ_UNIVERSAL_1PCT" if iq_rel_dev < 0.01 else "REVIEW_IQ_UNIVERSALITY",
        "acceptance_gate": False,
        "Ibar_first_order": ibar,
        "Qbar_second_order": q,
        "Ibar_from_universal_IQ_fit": ibar_iq_fit,
        "relative_deviation": iq_rel_dev,
        "authority": "non-authoritative corroboration overlay (Yagi-Yunes 2013 Eq. fit, Table II)",
    }
    return {
        "status": "derived_conditional_second_order" if all(convergence["checks"].values()) else "BLOCKED_SECOND_ORDER",
        "convergence": convergence,
        "branch_id": 1,
        "gap_crossed": False,
        "mass_correction": {
            "status": "BLOCKED_SURFACE_AND_ENSEMBLE_VALIDATION",
            "reason": "Canonical star terminates at finite pressure; zero-pressure surface matching and a physical sequence are not validated.",
            "sequence": "p0(0)=0; fixed central pressure, not fixed baryon number",
            "bulk_seed_km": sol.deltaM_seed_km,
            "surface_candidate_seed_km": sol.surface_state["deltaM_surface_candidate_seed_km"],
            "source": "https://arxiv.org/html/1503.07835v1 Eq. (22)",
        },
        "first_order_reproduced": {
            "mass_msun": star.mass_msun, "R_A_km": star.radius_km,
            "compactness": star.compactness, "I_A_g_cm2": star.inertia_cgs,
            "Ibar_A": star.inertia_bar, "tolerances": REPRO_TOL,
        },
        "q_tilde": q,
        "q_tilde_band": list(QTILDE_BAND),
        "q_tilde_in_band": bool(in_band),
        "q_tilde_band_acceptance_gate": False,
        "q_tilde_seed_radius_drift": seed_drift,
        "x_R_over_2M": x_half,
        "ums_fit_3p64x_minus_5p3": ums_fit,
        "rel_dev_from_ums_fit": abs(q - ums_fit) / abs(ums_fit),
        "iloveq_crosscheck": iloveq_crosscheck,
        "Q_rot_geom_km3_seed": sol.Q_rot_seed_km3,
        "A_seed_km": sol.A_seed_km,
        "deltaM_geom_km_seed": sol.deltaM_seed_km,
        "deltaM_over_MR2Om2": sol.deltaM_over_MR2Om2,
        "kappa": sol.kappa,
        "surface_state": sol.surface_state,
        "interpretation": (
            "q_tilde = -Q_rot M / J^2 = Qbar (Yagi-Yunes Eq. bar-Q) is independent "
            "of the spin rate; it is a pure structure forecast for the frozen "
            "canonical EOS, not an empirical measurement (no direct quadrupole "
            "measurement is used). The finite-pressure surface convention is frozen. "
            "deltaM_geom_km_seed and deltaM_over_MR2Om2 are bulk-only diagnostics, "
            "not total physical mass changes. A_seed_km is a legacy key for dimensionless A."
        ),
    }


def source_provenance() -> dict[str, Any]:
    return {
        "producer": "verification/nvg_hartle_second_order_quadrupole_probe.py",
        "equation_sources": {
            "l2_interior_and_exterior": "Yagi & Yunes (2013) PRD 88 023009 arXiv:1303.1528",
            "l0_interior_and_centre": "Urbanec, Miller & Stuchlik (2013) MNRAS 433 1906 arXiv:1301.5925",
            "symbolic_verification": "scratch/hartle_yy_verify.py (A/B/C/D/E, 24 checks)",
            "newtonian_target": "Maclaurin spheroid (scratch E1/E2)",
        },
        "producer_sha256": hr._sha256(SOURCE_PATH),
        "test_sha256": hr._sha256(TEST_PATH),
        "first_order_dependency": hr.source_provenance(),
        "frozen_forecast_dependencies": frozen_forecast.source_provenance(),
        "eos_dependency": {
            "producer": "verification/nvg_tidal_deformability.py",
            "source_sha256": hr._sha256(hr.HERE / "nvg_tidal_deformability.py"),
        },
        "frozen_target": {
            "path": str(FROZEN_FORECAST_PATH.relative_to(ROOT)),
            "source_sha256": hr._sha256(FROZEN_FORECAST_PATH),
            "values": frozen_target(),
        },
        "configuration": {
            "second_order_seed_radius_km": SECOND_ORDER_SEED_RADIUS_KM,
            "step_ladder_km": list(STEP_LADDER), "rtol_ladder": list(RTOL_LADDER),
            "seed_ladder_km": list(SEED_LADDER),
            "maclaurin_compactnesses": list(MACLAURIN_COMPACTNESSES),
            "refinement_tolerance": CONVERGENCE_TOL, "spin_tolerance": SPIN_TOL,
            "matching_tolerance": MATCHING_TOL,
            "surface_convention": "frozen finite-pressure surface; no zero-pressure extrapolation claimed",
            "acceptance_uses_empirical_fit": False,
            "ode_method": "DOP853",
            "convention": "g_tt=-exp(nu) single exponent; j^2=exp(-(nu+lambda)); omega_tilde=Omega-omega",
            "ums_v2_exterior_sign_correction": "-J^2/r^4 (their printed +J^2/r^4 is inconsistent with their own dv2/dr)",
        },
    }


def build_payload(*, quick: bool = False) -> dict[str, Any]:
    eos = tidal.EOS()
    maclaurin = maclaurin_validation()
    j0737 = j0737a_second_order(eos=eos)
    derived = maclaurin["status"].startswith("PASS") and j0737["status"].startswith("derived")
    classification = "derived_conditional_second_order" if derived else "blocked"
    payload = {
        "schema_version": SCHEMA_VERSION,
        "audit": "hartle-second-order-quadrupole",
        "artifacts": {
            "result_json": str(RESULT_PATH.relative_to(hr.ROOT)),
            "figure_png": str(FIGURE_PATH.relative_to(hr.ROOT)),
        },
        "public_status": (
            "DERIVED_CONDITIONAL_SECOND_ORDER"
            if (maclaurin["status"].startswith("PASS") and j0737["status"].startswith("derived"))
            else "BLOCKED_SECOND_ORDER"
        ),
        "blocker_resolution": {
            "previous_status": "BLOCKED",
            "previous_reason": hr.MODEL_IDENTITY["quadrupole_reason"],
            "resolved_by": "independent YY(l=2)+UMS(l=0) second-order producer, symbolically verified",
            "substitute_used": False,
        },
        "source_provenance": source_provenance(),
        "maclaurin_validation": maclaurin,
        "j0737a": j0737,
        "classification": {
            "quadrupole_Q": classification,
            "q_tilde": classification,
            "mass_correction": "blocked",
            "empirical_confirmation": "not_claimed",
            "independent_evidence_weight": 0.0,
        },
    }
    _reject_nonfinite(payload)
    payload = hr._jsonable(payload)
    payload["payload_integrity"] = {
        "algorithm": "sha256", "covered": "complete_payload_except_payload_integrity",
        "sha256": payload_digest(payload),
    }
    return payload


def _reject_nonfinite(value: Any) -> None:
    if isinstance(value, dict):
        for item in value.values():
            _reject_nonfinite(item)
    elif isinstance(value, (tuple, list)):
        for item in value:
            _reject_nonfinite(item)
    elif isinstance(value, (float, np.floating)) and not math.isfinite(value):
        raise AssertionError("nonfinite numerical payload")


def payload_digest(payload: dict[str, Any]) -> str:
    _reject_nonfinite(payload)
    unsigned = {k: v for k, v in payload.items() if k != "payload_integrity"}
    return hashlib.sha256(json.dumps(unsigned, sort_keys=True, separators=(",", ":"),
                                     allow_nan=False).encode("utf-8")).hexdigest()


def _assert_live_equal(actual: Any, expected: Any, path: str = "payload") -> None:
    """Full-payload recomputation, with explicit float and adaptive-step portability tolerance."""
    if isinstance(expected, dict):
        if not isinstance(actual, dict) or actual.keys() != expected.keys():
            raise AssertionError(f"{path}: key/schema drift")
        for key in expected:
            if key != "payload_integrity":
                _assert_live_equal(actual[key], expected[key], f"{path}.{key}")
    elif isinstance(expected, list):
        if not isinstance(actual, list) or len(actual) != len(expected):
            raise AssertionError(f"{path}: row count drift")
        for i, (a, b) in enumerate(zip(actual, expected)):
            _assert_live_equal(a, b, f"{path}[{i}]")
    elif isinstance(expected, float):
        if any(tok in path for tok in ("finest_pair_relative_differences", "drift", "residual")):
            rtol, atol = 1e-2, 1e-4
        else:
            rtol, atol = 5e-4, 1e-8
        if (isinstance(actual, bool) or not isinstance(actual, (float, int))
                or not math.isclose(actual, expected, rel_tol=rtol, abs_tol=atol)):
            raise AssertionError(f"{path}: live numerical mismatch")
    elif isinstance(expected, int) and not isinstance(expected, bool) and path.endswith(".background_points"):
        if isinstance(actual, bool) or not isinstance(actual, int) or actual <= 0:
            raise AssertionError(f"{path}: live semantic mismatch")
        if abs(actual - expected) > max(10, int(0.05 * abs(expected))):
            raise AssertionError(f"{path}: live numerical mismatch")
    elif type(actual) is not type(expected) or actual != expected:
        raise AssertionError(f"{path}: live semantic mismatch")


@lru_cache(maxsize=2)
def _live_validation_payload(provenance_json: str) -> dict[str, Any]:
    # In-process reuse only; any dependency/configuration hash change changes
    # this key. No stored artifact or caller-supplied value populates the cache.
    payload = build_payload()
    if json.dumps(payload["source_provenance"], sort_keys=True) != provenance_json:
        raise AssertionError("dependencies changed during live computation")
    return payload


def assert_artifact_provenance(payload: dict[str, Any]) -> None:
    if payload.get("schema_version") != SCHEMA_VERSION:
        raise AssertionError("second-order quadrupole schema drift")
    expected_integrity = {"algorithm": "sha256", "covered": "complete_payload_except_payload_integrity",
                          "sha256": payload_digest(payload)}
    if payload.get("payload_integrity") != expected_integrity:
        raise AssertionError("second-order quadrupole payload digest mismatch")
    provenance = source_provenance()
    if payload.get("source_provenance") != provenance:
        raise AssertionError("second-order quadrupole provenance drift")
    if payload.get("public_status") != "DERIVED_CONDITIONAL_SECOND_ORDER":
        raise AssertionError("second-order quadrupole gates are not PASS")
    if not all(payload.get("j0737a", {}).get("convergence", {}).get("checks", {}).values()):
        raise AssertionError("numerical convergence checks failed")
    live = _live_validation_payload(json.dumps(provenance, sort_keys=True))
    _assert_live_equal(payload, live)


def _write_figure(payload: dict[str, Any]) -> None:
    import matplotlib

    matplotlib.use("Agg")
    import matplotlib.pyplot as plt

    rows = payload["maclaurin_validation"]["rows"]
    inv_R_over_M = [1.0 / r["R_over_M"] for r in rows]
    q_ratio = [r["q_tilde_ratio"] for r in rows]
    j0737 = payload["j0737a"]
    plt.rcParams.update({"font.family": "serif", "axes.linewidth": 1.1})
    fig, axes = plt.subplots(1, 2, figsize=(11.0, 4.4))
    axes[0].plot(inv_R_over_M, q_ratio, "o-", color="#2c3e50", lw=1.8, ms=5)
    axes[0].axhline(1.0, color="#c0392b", ls="--", lw=1.2, label="Newtonian $25R/8M$")
    axes[0].set_xlabel(r"Compactness $C=M/R$")
    axes[0].set_ylabel(r"$\tilde q\,/\,(25R/8M)$")
    axes[0].set_title("Maclaurin limit of the second-order quadrupole")
    axes[0].grid(alpha=0.25)
    axes[0].legend(fontsize=8, frameon=False)
    axes[1].axhspan(*j0737["q_tilde_band"], color="#dfe6e9", label="pre-registered band [2, 9]")
    axes[1].scatter([j0737["x_R_over_2M"]], [j0737["q_tilde"]], marker="D", s=70,
                    color="#c0392b", zorder=4, label="J0737A forecast")
    xs = np.linspace(2.4, 4.0, 50)
    axes[1].plot(xs, 3.64 * xs - 5.3, color="#2980b9", lw=1.4, label="UMS fit $3.64x-5.3$")
    axes[1].set_xlabel(r"$x=R/2M$")
    axes[1].set_ylabel(r"$\tilde q=-Q_{\rm rot}M/J^2$")
    axes[1].set_title("J0737A dimensionless quadrupole")
    axes[1].grid(alpha=0.25)
    axes[1].legend(fontsize=8, frameon=False)
    fig.suptitle("Hartle second-order spin-quadrupole probe (frozen canonical EOS)", fontsize=12)
    fig.text(0.5, 0.01, "Second-order YY(l=2)+UMS(l=0); q_tilde is spin independent; forecast only, no empirical confirmation.",
             ha="center", fontsize=8, color="#555555", style="italic")
    fig.subplots_adjust(bottom=0.16, top=0.86, wspace=0.28)
    fig.savefig(FIGURE_PATH, dpi=220, bbox_inches="tight", facecolor="white")
    plt.close(fig)


def write_artifacts(payload: dict[str, Any]) -> None:
    assert_artifact_provenance(payload)
    RESULT_PATH.write_text(json.dumps(payload, indent=2, sort_keys=True, allow_nan=False) + "\n", encoding="utf-8")
    _write_figure(payload)


def _print_summary(payload: dict[str, Any]) -> None:
    print("=" * 80)
    print("HARTLE SECOND-ORDER SPIN-QUADRUPOLE PROBE")
    print(f"Public status: {payload['public_status']}")
    mac = payload["maclaurin_validation"]
    print(f"Maclaurin validation: {mac['status']}")
    for row in mac["rows"]:
        print(f"  C={row['compactness']:.4f}  q~/(25R/8M)={row['q_tilde_ratio']:.6f}  "
              f"Q/Om^2R^5={row['Q_over_Om2R5']:.6f}  dM/MR^2Om^2={row['deltaM_over_MR2Om2']:.6f}  "
              f"I/MR^2={row['I_over_MR2']:.6f}")
    j0737 = payload["j0737a"]
    print(f"J0737A second-order: {j0737['status']}")
    print(f"  q_tilde = {j0737['q_tilde']:.6f}  (band {j0737['q_tilde_band']}, "
          f"in_band={j0737['q_tilde_in_band']})")
    print(f"  UMS fit 3.64x-5.3 at x={j0737['x_R_over_2M']:.4f} = {j0737['ums_fit_3p64x_minus_5p3']:.4f} "
          f"(rel dev {j0737['rel_dev_from_ums_fit']:.3e})")
    iq = j0737["iloveq_crosscheck"]
    print(f"  I-Q universal cross-check: {iq['status']}  Ibar={iq['Ibar_first_order']:.4f} vs "
          f"fit(Qbar)={iq['Ibar_from_universal_IQ_fit']:.4f}  (rel dev {iq['relative_deviation']:.3e})")
    convergence = j0737["convergence"]
    print(f"  Convergence: {convergence['status']}; Qbar range={convergence['q_tilde_numerical_range']}")
    print(f"  Finest-pair relative differences: {convergence['finest_pair_relative_differences']}")
    print(f"  A_seed={j0737['A_seed_km']:.6e} (dimensionless); mass correction: {j0737['mass_correction']['status']}")
    print(f"Artifact paths: {RESULT_PATH}; {FIGURE_PATH}")


def main(argv: list[str] | None = None) -> int:
    parser = argparse.ArgumentParser(description=__doc__)
    parser.add_argument("--quick", action="store_true", help="semantic run; not terminal evidence")
    args = parser.parse_args(argv)
    payload = build_payload(quick=bool(args.quick))
    if not args.quick:
        assert_artifact_provenance(payload)
        write_artifacts(payload)
    _print_summary(payload)
    return 0


if __name__ == "__main__":
    raise SystemExit(main())
